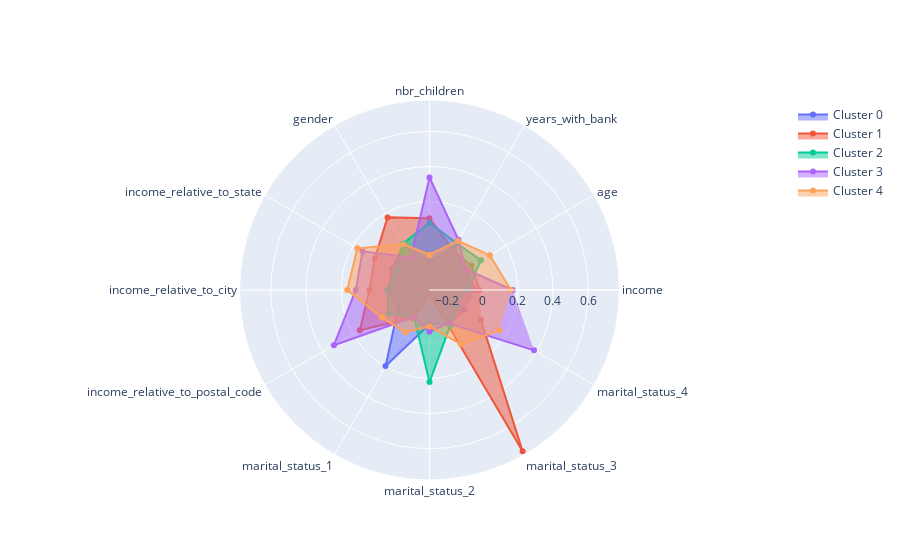

This figure's notebook cell:
### Code cell
import plotly.graph_objects as go

# Define theta
theta = cluster_data.columns  # names of features or variables

fig = go.Figure()

# Loop over each cluster
for i in range(5):
    # Select feature values for records in cluster i
    r = cluster_data.loc[i].values

    # Add trace to radar chart
    fig.add_trace(go.Scatterpolar(
        r=r,
        theta=theta,
        fill='toself',
        name=f'Cluster {i}'
    ))

fig.update_layout(
    polar=dict(
        radialaxis=dict(
            visible=True
        )),
    showlegend=True
)

fig.show()

### Figure 1 — Plotly figure (JSON) as saved in the notebook; plotly's stock layout.template omitted (floating-point values rounded to 4 significant figures)
{"data": [{"fill": "toself", "name": "Cluster 0", "r": [-0.04207, -0.06552, -0.02376, -0.1413, -0.006004, -0.0572, -0.06561, -0.09617, 0.1977, -0.1065, -0.08291, -0.07488], "theta": ["income", "age", "years_with_bank", "nbr_children", "gender", "income_relative_to_state", "income_relative_to_city", "income_relative_to_postal_code", "marital_status_1", "marital_status_2", "marital_status_3", "marital_status_4"], "type": "scatterpolar"}, {"fill": "toself", "name": "Cluster 1", "r": [-0.01657, -0.02587, -0.03704, 0.1065, 0.1749, 0.05764, 0.03955, 0.1555, -0.1164, -0.2801, 0.7567, 0.03544], "theta": ["income", "age", "years_with_bank", "nbr_children", "gender", "income_relative_to_state", "income_relative_to_city", "income_relative_to_postal_code", "marital_status_1", "marital_status_2", "marital_status_3", "marital_status_4"], "type": "scatterpolar"}, {"fill": "toself", "name": "Cluster 2", "r": [-0.08526, 0.03611, 0.006161, 0.07994, 0.002052, -0.08121, -0.06174, -0.03201, -0.1257, 0.2219, -0.06661, -0.116], "theta": ["income", "age", "years_with_bank", "nbr_children", "gender", "income_relative_to_state", "income_relative_to_city", "income_relative_to_postal_code", "marital_status_1", "marital_status_2", "marital_status_3", "marital_status_4"], "type": "scatterpolar"}, {"fill": "toself", "name": "Cluster 3", "r": [0.171, -0.06471, 0.02759, 0.3376, -0.08917, 0.1379, 0.1176, 0.3257, -0.124, -0.06412, -0.08243, 0.3843], "theta": ["income", "age", "years_with_bank", "nbr_children", "gender", "income_relative_to_state", "income_relative_to_city", "income_relative_to_postal_code", "marital_status_1", "marital_status_2", "marital_status_3", "marital_status_4"], "type": "scatterpolar"}, {"fill": "toself", "name": "Cluster 4", "r": [0.1611, 0.09445, 0.02149, -0.1008, -0.001695, 0.1723, 0.1658, 0.01101, -0.02496, -0.0938, 0.0537, 0.1567], "theta": ["income", "age", "years_with_bank", "nbr_children", "gender", "income_relative_to_state", "income_relative_to_city", "income_relative_to_postal_code", "marital_status_1", "marital_status_2", "marital_status_3", "marital_status_4"], "type": "scatterpolar"}], "layout": {"polar": {"radialaxis": {"visible": true}}, "showlegend": true}}
